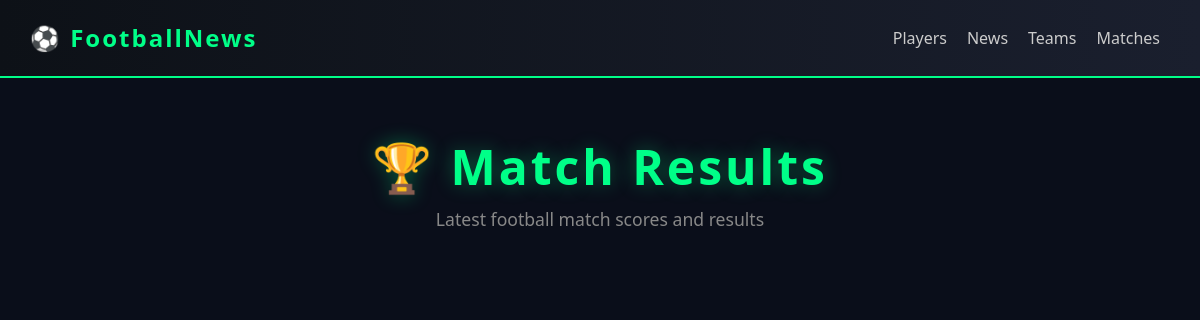
The app's page /match/, older data.
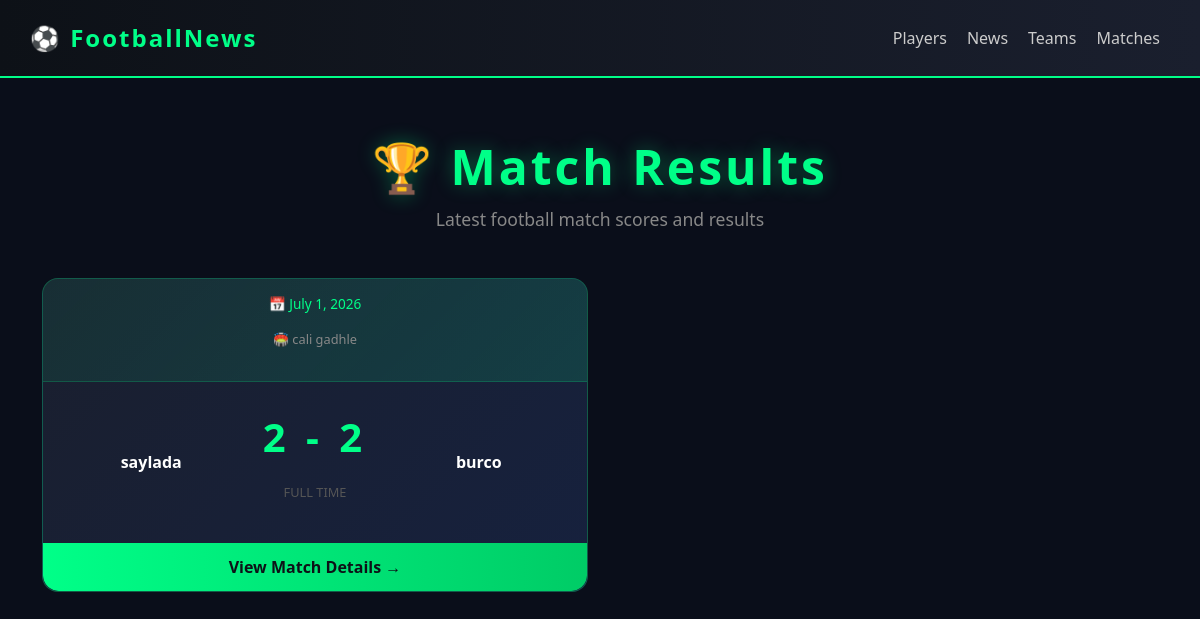
The same page, newer data.
### players/models.py (models this page shows, shortened)
class Match(models.Model):
    home_team=models.CharField(max_length=100)
    away_team=models.CharField(max_length=100)
    home_team_score=models.IntegerField()
    away_team_score=models.IntegerField()
    date=models.DateField()
    stadium=models.CharField(max_length=100)

### players/views.py (the view)
# urls.py: path("match/", views.match, name="matches"),
def match(request):
    all_matchs=Match.objects.all()
    return render(request,"players/matches.html", {"matches": all_matchs})

### players/templates/players/matches.html (shortened to what this page needs)
<!doctype html>
<html lang="en">
  <head>
    <link
      href="https://cdn.jsdelivr.net/npm/bootstrap@5.3.0/dist/css/bootstrap.min.css"
      rel="stylesheet"
    />
  </head>
  <body>
    <nav class="navbar navbar-expand-lg">
      <span class="navbar-brand">⚽ FootballNews</span>
      <div class="ms-auto d-flex">
        <a href="{% url 'players' %}" class="nav-link">Players</a>
        <a href="{% url 'news' %}" class="nav-link">News</a>
        <a href="{% url 'teams' %}" class="nav-link">Teams</a>
        <a href="{% url 'matches' %}" class="nav-link">Matches</a>
      </div>
    </nav>
    <div class="hero">
      <h1>🏆 Match Results</h1>
      <p>Latest football match scores and results</p>
    </div>
    <div class="container pb-5">
      <div class="row g-4">
        {% for match in matches %}
        <div class="col-md-6">
          <div class="match-card">
            <div class="match-header">
              <p class="match-date">📅 {{ match.date }}</p>
              <p class="match-stadium">🏟️ {{ match.stadium }}</p>
            </div>
            <div class="score-section">
              <div class="team-name">{{ match.home_team }}</div>
              <div class="score-display">
                <p class="score-number">
                  {{ match.home_team_score }} - {{ match.away_team_score }}
                </p>
                <p class="vs-text">FULL TIME</p>
              </div>
              <div class="team-name">{{ match.away_team }}</div>
            </div>
            <a href="{% url 'match_detail' match.id %}" class="btn-view">
              View Match Details →
            </a>
          </div>
        </div>
        {% endfor %}
      </div>
    </div>
  </body>
</html>

Row changes from the older to the newer data that the page shows:
added Match: date "July 1, 2026", stadium "cali gadhle", home_team "saylada", home_team_score "2", away_team_score "2", away_team "burco"
